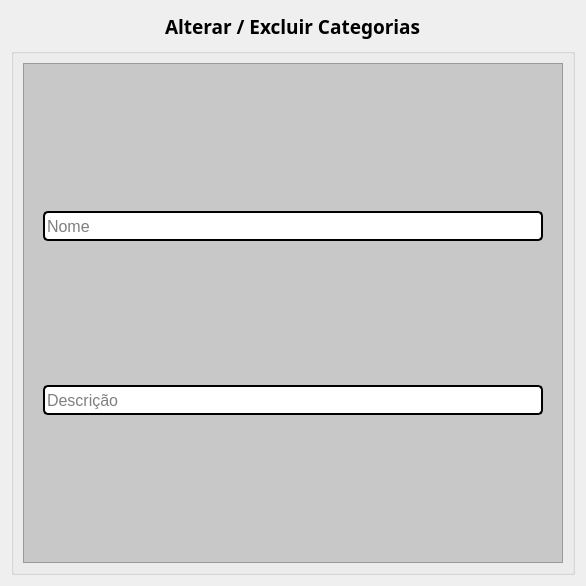
             <widget class="QWidget" name="categorias_alterar_page">
              <layout class="QVBoxLayout" name="verticalLayout_35">
               <item alignment="Qt::AlignHCenter">
                <widget class="QLabel" name="label_35">
                 <property name="minimumSize">
                  <size>
                   <width>111</width>
                   <height>31</height>
                  </size>
                 </property>
                 <property name="maximumSize">
                  <size>
                   <width>325</width>
                   <height>31</height>
                  </size>
                 </property>
                 <property name="font">
                  <font>
                   <family>Arial Black</family>
                   <pointsize>14</pointsize>
                   <weight>75</weight>
                   <bold>true</bold>
                  </font>
                 </property>
                 <property name="text">
                  <string>Alterar / Excluir Categorias</string>
                 </property>
                </widget>
               </item>
               <item>
                <widget class="QGroupBox" name="groupBox_29">
                 <property name="minimumSize">
                  <size>
                   <width>0</width>
                   <height>0</height>
                  </size>
                 </property>
                 <property name="maximumSize">
                  <size>
                   <width>15000</width>
                   <height>15000</height>
                  </size>
                 </property>
                 <property name="title">
                  <string/>
                 </property>
                 <layout class="QGridLayout" name="gridLayout_62">
                  <item row="0" column="0" alignment="Qt::AlignHCenter">
                   <widget class="QFrame" name="frame_38">
                    <property name="minimumSize">
                     <size>
                      <width>540</width>
                      <height>500</height>
                     </size>
                    </property>
                    <property name="maximumSize">
                     <size>
                      <width>540</width>
                      <height>100000</height>
                     </size>
                    </property>
                    <property name="styleSheet">
                     <string notr="true">background-color: rgb(200, 200, 200);</string>
                    </property>
                    <property name="frameShape">
                     <enum>QFrame::StyledPanel</enum>
                    </property>
                    <property name="frameShadow">
                     <enum>QFrame::Raised</enum>
                    </property>
                    <layout class="QGridLayout" name="gridLayout_63">
                     <item row="0" column="0">
                      <widget class="QLineEdit" name="categorias_a_nome_txt">
                       <property name="minimumSize">
                        <size>
                         <width>500</width>
                         <height>30</height>
                        </size>
                       </property>
                       <property name="maximumSize">
                        <size>
                         <width>500</width>
                         <height>16777215</height>
                        </size>
                       </property>
                       <property name="font">
                        <font>
                         <family>Arial</family>
                         <pointsize>12</pointsize>
                        </font>
                       </property>
                       <property name="styleSheet">
                        <string notr="true">color: rgb(0, 0, 0);
border-color: rgb(0, 0, 0);
background-color: rgb(255, 255, 255);
border-style: solid;
border-width: 2px;
border-radius: 5px;</string>
                       </property>
                       <property name="placeholderText">
                        <string>Nome</string>
                       </property>
                      </widget>
                     </item>
                     <item row="1" column="0">
                      <widget class="QLineEdit" name="categorias_a_descricao_txt">
                       <property name="minimumSize">
                        <size>
                         <width>500</width>
                         <height>30</height>
                        </size>
                       </property>
                       <property name="maximumSize">
                        <size>
                         <width>500</width>
                         <height>16777215</height>
                        </size>
                       </property>
                       <property name="font">
                        <font>
                         <family>Arial</family>
                         <pointsize>12</pointsize>
                        </font>
                       </property>
                       <property name="styleSheet">
                        <string notr="true">color: rgb(0, 0, 0);
border-color: rgb(0, 0, 0);
background-color: rgb(255, 255, 255);
border-style: solid;
border-width: 2px;
border-radius: 5px;</string>
                       </property>
                       <property name="placeholderText">
                        <string>Descrição</string>
                       </property>
                      </widget>
                     </item>
                    </layout>
                   </widget>
                  </item>
                 </layout>
                </widget>
               </item>
              </layout>
             </widget>
